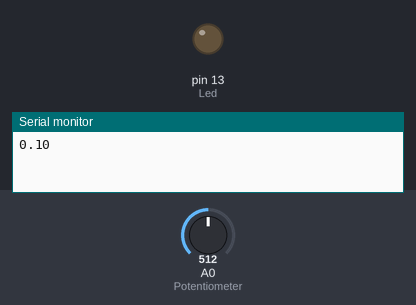
This sketch was run on a simulated Arduino Uno, built with avr-gcc and run on an emulated ATmega328P. Parts: output pins drawn as LEDs (lit = HIGH), the last lines printed to the serial monitor. Dashed ring = blinking. The test bench sets the inputs (shaded band); at power-on: A0 (Potentiometer) = 512.

Above: at 0.1 s.
At 2.86 s:
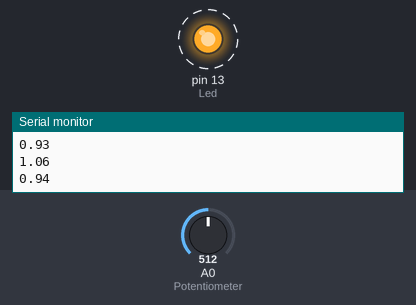
Timing chart, 0 to 3.2 s (numbered marks = the images above):
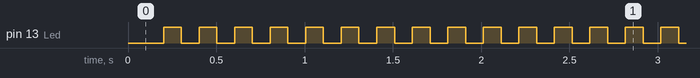

The sketch:

Logistic_Map.ino
```cpp
// Random blink using chaos
// logistic Map for Chaos
// @author Tomas de Camino Beck
// www.funcostarica.org

float n=0.1; //population size
float r = 3;// biotic potential

void setup() {
  Serial.begin(9600);// Initialice serial
  pinMode(A0,INPUT);  // Potentiometer
  pinMode(13,OUTPUT); // Led
}

void loop() {
  Serial.println(n);// send n to serial port
  //chane r using potentiometer
  int val = analogRead(A0); //read potentiometer
  r = constrain((float)(val+1)/1025 * 3,2,3);
  // calculate population
  n+=r*n*(1-n);
  //Turn led on/off based on population size
  if(n>=1){
    digitalWrite(13,HIGH);

  }else{
    digitalWrite(13,LOW);
  }
  delay(100);
}
```

Measured:
- by itself, pin 13 (Led): alternates HIGH for 0.10 s and LOW for 0.10 s
